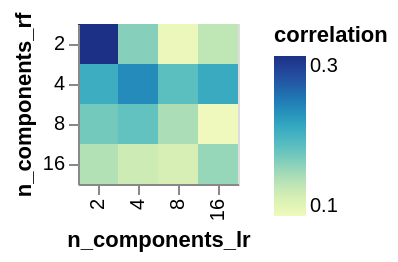

Here is the notebook cell this chart was saved with:
### Code cell
import altair as alt
with run(storage):
    X, y = generate_data()
    results = []
    for n_components_lr in (2, 4, 8, 16):
        for n_components_rf in (2, 4, 8, 16):
            # logistic regression training
            X_preprocessed_lr = preprocess_data(X, n_components=n_components_lr)
            lr_models = [fit_regression(X_preprocessed_lr, y, C=C) for C in (0.1, 0.5, 1)]
            lr_accuracies = [evaluate_model(model, X_preprocessed_lr, y) for model in lr_models]
            best_model = lr_models[np.argmax([unwrap(acc) for acc in lr_accuracies])] 
            # random forest training
            lr_predictions = get_predictions(best_model, X_preprocessed_lr)
            X_preprocessed_rf = preprocess_data(X, n_components=n_components_rf)
            rf_model = train_random_forest(X_preprocessed_rf, y)
            rf_predictions = get_predictions(rf_model, X_preprocessed_rf)
            # compute the correlation of mistakes!
            correlation = get_mistake_correlation(lr_predictions, rf_predictions, y)
            results.append({'n_components_lr': n_components_lr,
                            'n_components_rf': n_components_rf,
                            'correlation': correlation})
    df = pd.DataFrame(unwrap(results))
alt.Chart(df).mark_rect().encode(x='n_components_lr:O', y='n_components_rf:O', color='correlation:Q')

### Figure 1 — Vega-Lite specification as saved in the notebook (floating-point values rounded to 4 significant figures)
{"config": {"view": {"continuousWidth": 400, "continuousHeight": 300}}, "data": {"name": "data-7d6cee17b835b3124ac0639e2ed1c101"}, "mark": "rect", "encoding": {"color": {"type": "quantitative", "field": "correlation"}, "x": {"type": "ordinal", "field": "n_components_lr"}, "y": {"type": "ordinal", "field": "n_components_rf"}}, "$schema": "https://vega.github.io/schema/vega-lite/v4.8.1.json", "datasets": {"data-7d6cee17b835b3124ac0639e2ed1c101": [{"n_components_lr": 2, "n_components_rf": 2, "correlation": 0.3092}, {"n_components_lr": 2, "n_components_rf": 4, "correlation": 0.2304}, {"n_components_lr": 2, "n_components_rf": 8, "correlation": 0.2039}, {"n_components_lr": 2, "n_components_rf": 16, "correlation": 0.1793}, {"n_components_lr": 4, "n_components_rf": 2, "correlation": 0.1972}, {"n_components_lr": 4, "n_components_rf": 4, "correlation": 0.2534}, {"n_components_lr": 4, "n_components_rf": 8, "correlation": 0.2116}, {"n_components_lr": 4, "n_components_rf": 16, "correlation": 0.1663}, {"n_components_lr": 8, "n_components_rf": 2, "correlation": 0.1446}, {"n_components_lr": 8, "n_components_rf": 4, "correlation": 0.2144}, {"n_components_lr": 8, "n_components_rf": 8, "correlation": 0.1821}, {"n_components_lr": 8, "n_components_rf": 16, "correlation": 0.1601}, {"n_components_lr": 16, "n_components_rf": 2, "correlation": 0.1736}, {"n_components_lr": 16, "n_components_rf": 4, "correlation": 0.2326}, {"n_components_lr": 16, "n_components_rf": 8, "correlation": 0.1411}, {"n_components_lr": 16, "n_components_rf": 16, "correlation": 0.1909}]}}
